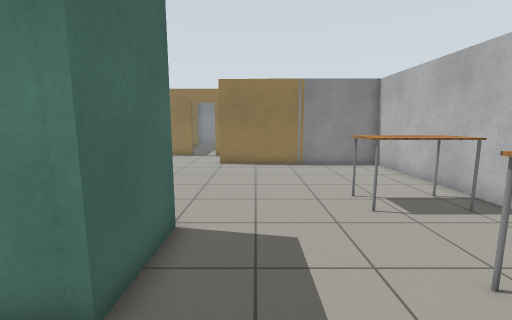
[1] (above)

24 first-person views from a walk through a Gazebo world. The camera is 1.2 m above the floor, tilts 8° down and sees 90° across. The floor is counted in squares, 0.5 m on a side. Each view is taken from the middle of a square. On the plan, view 1 faces up. The plan holds only what a view shows up to about 17 squares ahead; the rest is blank. Simple patterns stand in for the simulator's built-in surfaces.

[2]
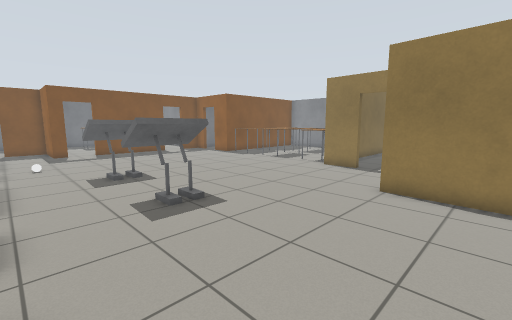

[3]
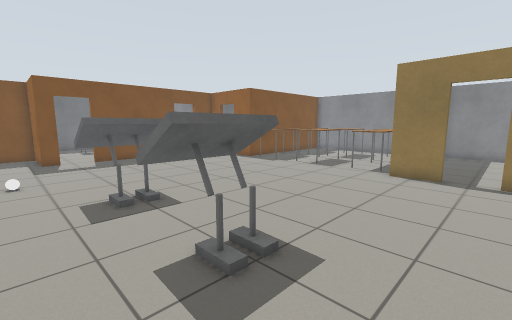

[4]
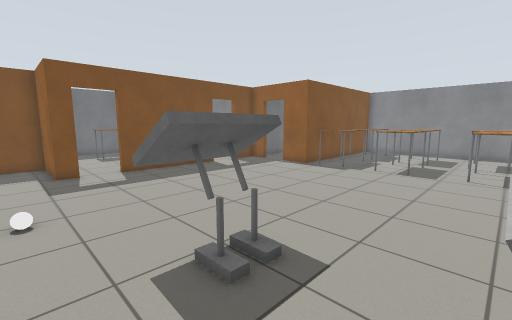

[5]
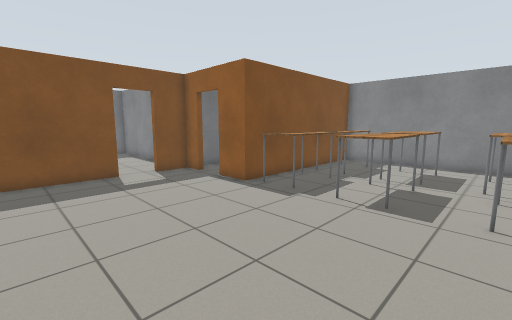

[6]
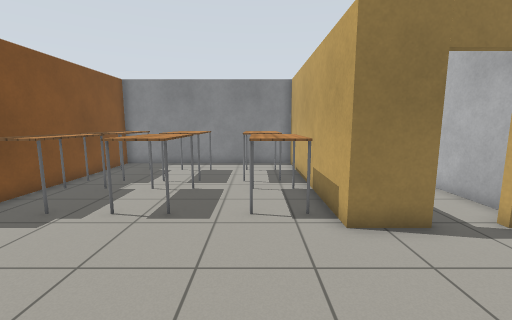

[7]
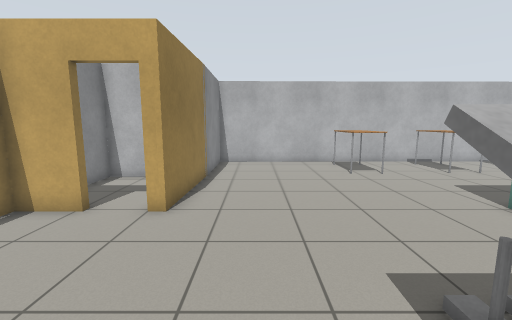

[8]
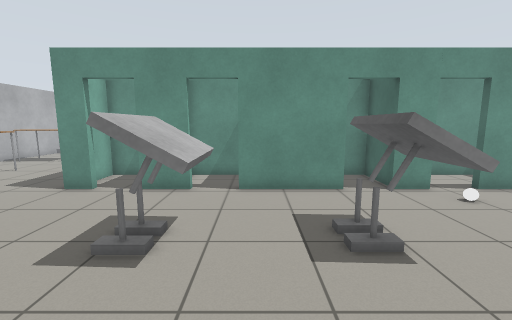

[9]
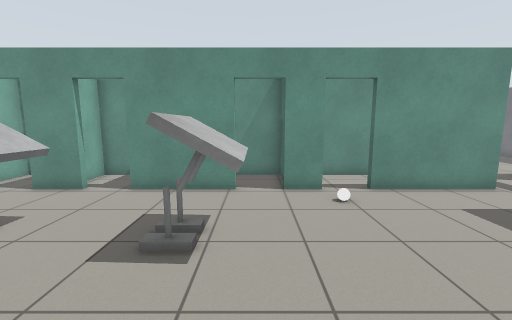

[10]
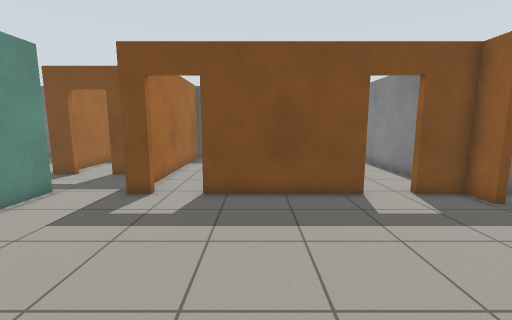

[11]
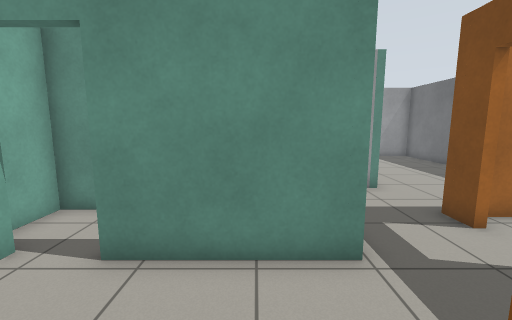

[12]
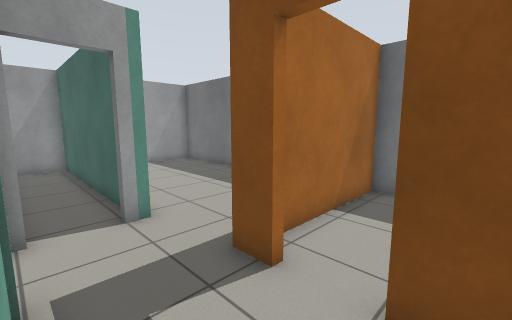

[13]
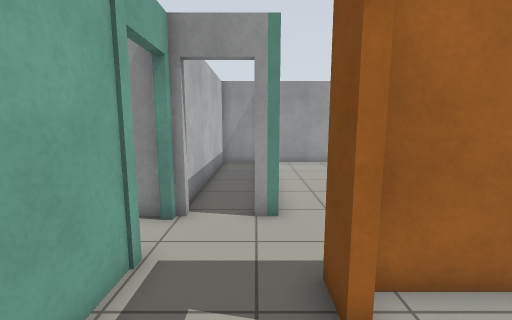

[14]
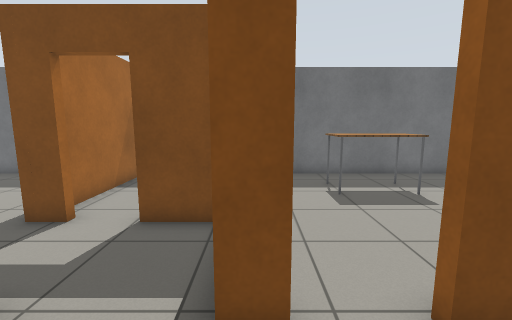

[15]
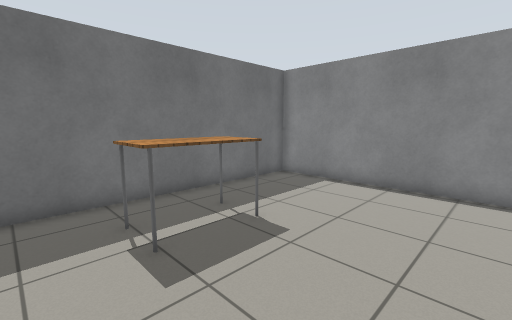

[16]
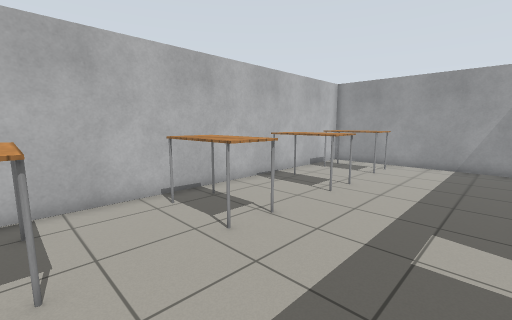

[17]
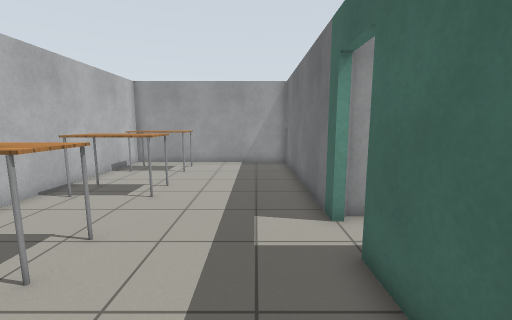

[18]
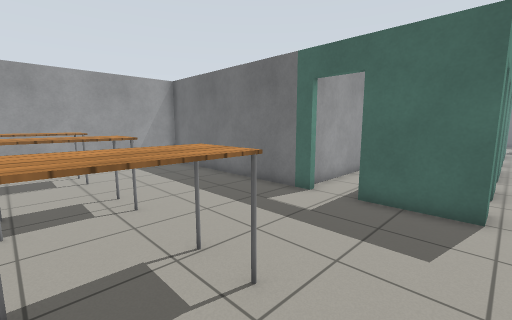

[19]
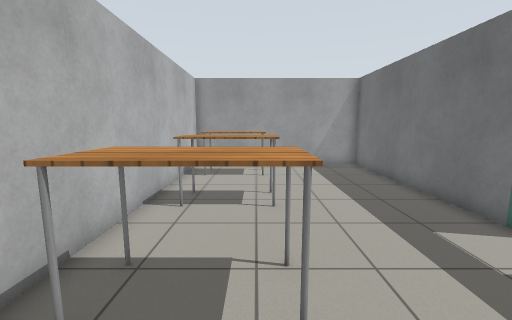

[20]
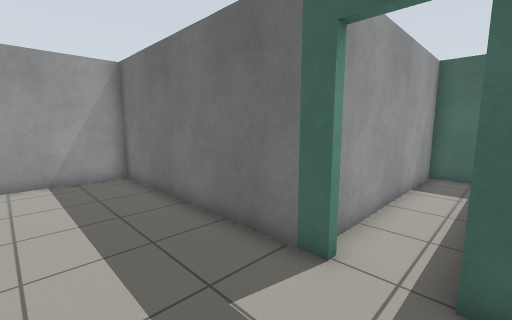

[21]
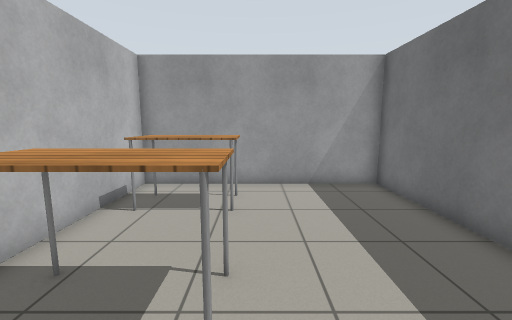

[22]
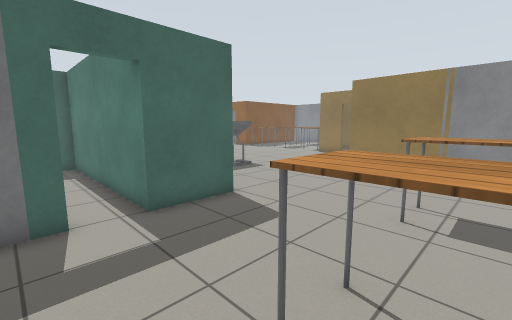

[23]
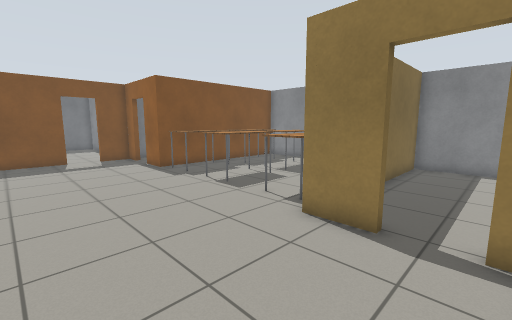

[24]
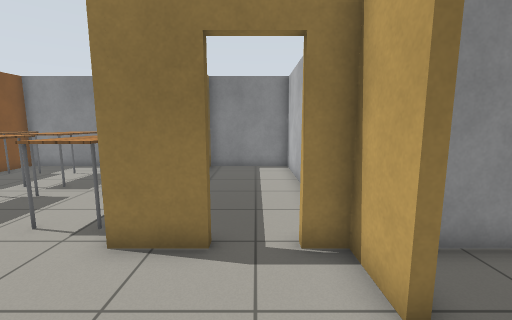

### Floor plan
Ten units are one square. View 1 is at (0, 0); x grows to the right and y downward. Boxes are objects, and circles mark ways between rooms. Rooms are numbered by the first view taken in them; rooms with no view inside come last. Other rooms are left out.
<svg viewBox="-318 -301 398 398">
<path fill="none" stroke="#000" d="M-66 -57 -46 -57M-30 -57 -19 -57 -19 -27M-123 -57 -84 -57M-22 -177 -22 -197 -31 -197M-49 -197 -69 -197 -69 -296 -169 -296 -169 -203 -187 -203M-155 -57 -142 -57M-19 -10 -19 92 75 92 72 -151 -22 -155 -22 -160M-216 -94 -216 -86M-216 -167 -216 -112M-220 -57 -173 -57M-204 -203 -216 -203 -216 -185M-250 -44 -250 -32M-219 -26 -219 -51M-216 -86 -250 -86 -250 -61M-246 -5 -240 -5M-227 -203 -313 -203 -313 -98M-304 -89 -231 -89M-22 -251 -22 -296 -66 -296 -66 -251M-22 -209 -22 -235M-243 8 -243 92 -219 92 -219 8M-19 -27 -113 -27 -113 -5 -23 -5M-35 -30 -22 -30 -22 -45"/>
<rect x="-165" y="-75" width="10" height="10" fill="#bbb"><title>white ball</title></rect>
<rect x="-165" y="-235" width="20" height="30" fill="#bbb"><title>table</title></rect>
<rect x="-165" y="-275" width="20" height="30" fill="#bbb"><title>table</title></rect>
<rect x="-135" y="-115" width="30" height="30" fill="#bbb"><title>person</title></rect>
<rect x="-135" y="-235" width="30" height="30" fill="#bbb"><title>table</title></rect>
<rect x="-135" y="-275" width="30" height="30" fill="#bbb"><title>table</title></rect>
<rect x="-105" y="-275" width="30" height="30" fill="#bbb"><title>table</title></rect>
<rect x="-95" y="-235" width="20" height="30" fill="#bbb"><title>table</title></rect>
<rect x="-85" y="-115" width="30" height="30" fill="#bbb"><title>person</title></rect>
<rect x="25" y="5" width="40" height="30" fill="#bbb"><title>table</title></rect>
<rect x="25" y="-35" width="40" height="20" fill="#bbb"><title>table</title></rect>
<rect x="25" y="-85" width="40" height="20" fill="#bbb"><title>table</title></rect>
<rect x="35" y="55" width="40" height="20" fill="#bbb"><title>table</title></rect>
<rect x="-295" y="-155" width="20" height="40" fill="#bbb"><title>table</title></rect>
<circle cx="-220" cy="-75" r="3" fill="#2a7"/>
<circle cx="-220" cy="-105" r="3" fill="#2a7"/>
<circle cx="-220" cy="-175" r="3" fill="#2a7"/>
<circle cx="-40" cy="-200" r="3" fill="#2a7"/>
<circle cx="-20" cy="-15" r="3" fill="#2a7"/>
<circle cx="-37" cy="-57" r="3" fill="#2a7"/>
<circle cx="-235" cy="0" r="3" fill="#2a7"/>
<text x="-70" y="-110">1</text>
<text x="-230" y="-50">2</text>
<text x="-270" y="-150">3</text>
<text x="-50" y="-250">4</text>
<text x="-230" y="40">5</text>
<text x="-70" y="-20">6</text>
<text x="-40" y="-40">7</text>
</svg>
Room 1 opens to room 2. Room 1 opens to room 3. Room 1 opens to room 4. Room 1 opens to room 6. Room 1 opens to room 7. Room 2 opens to room 5.

Where each view was taken, in squares from view 1:
view 1: 0 up, 0 right, facing up
view 2: 6 up, 1 right, facing up-left
view 3: 7 up, 3 left, facing up-left
view 4: 7 up, 8 left, facing up-left
view 5: 13 up, 9 left, facing up-left
view 6: 14 up, 9 left, facing up
view 7: 13 up, 9 left, facing right
view 8: 15 up, 9 left, facing down
view 9: 15 up, 13 left, facing down
view 10: 13 up, 13 left, facing left
view 11: 10 up, 20 left, facing down
view 12: 7 up, 22 left, facing down-left
view 13: 7 up, 24 left, facing down
view 14: 9 up, 19 left, facing left
view 15: 10 up, 23 left, facing up-left
view 16: 7 up, 1 left, facing down-right
view 17: 7 up, 0 right, facing down
view 18: 6 up, 6 right, facing down-left
view 19: 6 up, 4 right, facing down
view 20: 3 up, 2 right, facing down-left
view 21: 1 up, 3 right, facing down
view 22: 0 up, 5 right, facing up-left
view 23: 14 up, 3 left, facing up-left
view 24: 15 up, 4 left, facing up
